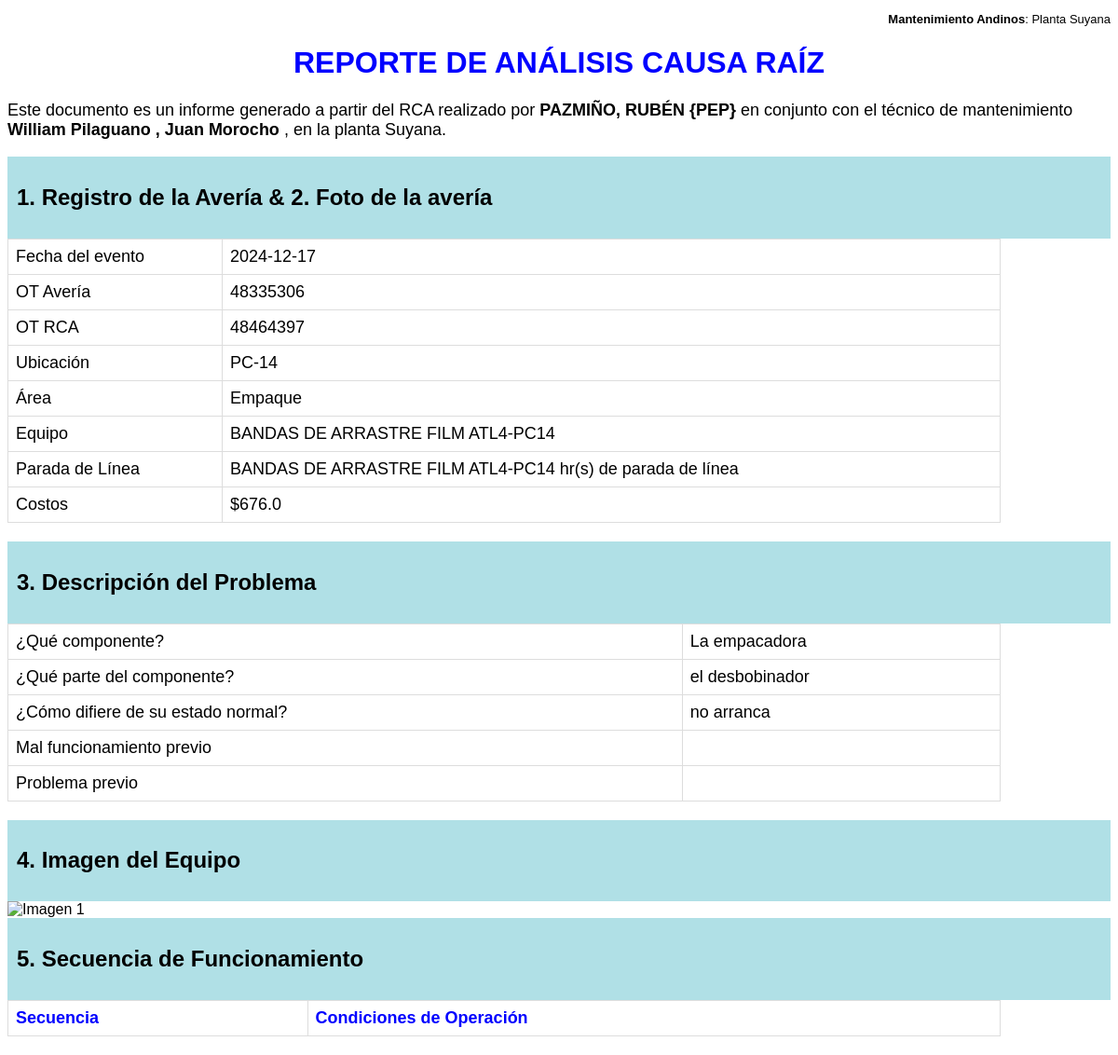
The app's page /bibliotecaPlantaRCA/reporte/55 (signed in) with its own data.
### tables this page shows
CREATE TABLE evento (
    ID INTEGER PRIMARY KEY AUTOINCREMENT,
    Categoria TEXT,
    Fecha_Evento DATE,
    OT_Averia TEXT,
    OT_RCA TEXT,
    Planta TEXT,
    Linea_Produccion TEXT,
    Area_Empresa TEXT,
    Cod_SAP TEXT,
    Nombre_Equipo_SAP TEXT,
    Causa_RCA TEXT,
    Costos REAL,
    Tiempo_Total REAL,
    MTBF REAL,
    MTTR REAL,
    Tecnico TEXT,
    Representante_Mantenimiento TEXT,
    Representante_SASS TEXT,
    Representante_Calidad TEXT,
    Representante_Produccion TEXT,
    Terminado BOOLEAN,
    Aprobado BOOLEAN,
    Aprobado_Regional TEXT,
    Aproador_Local TEXT,
    Autor TEXT
, Titulo INTEGER, Calificacion INTEGER NOT NULL DEFAULT 0, Aprobador_Regional TEXT);

CREATE TABLE "problema" (
    ID INTEGER PRIMARY KEY AUTOINCREMENT,
    Componente TEXT,
    Parte_de_Componente TEXT,
    Difiere_estado_normal TEXT,
    Problema_repetitivo BOOLEAN,
    Problema_previo BOOLEAN,
    Detalles_Problema_repetitivo TEXT,
    Detalles_Problema_Previo TEXT,
    Autor TEXT,
    Evento INTEGER,
    FOREIGN KEY (Evento) REFERENCES evento(ID) ON DELETE CASCADE
);

### bibliotecaPlanta_routes.py (the view)
@bibliotecaPlanta_routes.route('/reporte/<int:index>')
@login_required
def reporte(index):
    initialize_data()
    if not cargarDatoID("evento", "ID", index):
        print("No se encontró el evento.")
        return redirect(url_for("bibliotecaPlanta.bibliotecaPlanta"))
    session['evento']['ID'] = index
    print(session['evento'])
    if not cargarDatoID("problema", "Evento", index):
        print("No se encontró el problema relacionado.")
        session['problema'] = {}  # Vaciar problema en sesión
    if not cargarDatoID("fenomeno", "Evento", index):
        print("No se encontró el fenomeno relacionado.")
        session['fenomeno'] = {}
    if not cargarDatoID("equipo", "Evento", index):
        print("No se encontró el equipo relacionado.")
        session['equipo'] = {}
    if not cargarDatoID("cincoporque", "Evento", index):
        print("No se encontró el cincoporque relacionado.")
        session['cincoporque'] = {}
    if not cargarDatosLista("condiciones", "Evento", index):
        print("No se encontró las condiciones relacionado.")
        session['condiciones'] = []
    if not cargarDatosLista("secuencia", "Evento", index):
        print("No se encontró la secuencia relacionado.")
        session['secuencia'] = []
    if not cargarDatosLista("contramedidas", "Evento", index):
        print("No se encontró las constramedidas relacionado.")
        session['contramedidas'] = []
    if not cargarDatosLista("imagen_averia", "Evento", index):
        print("No se encontró las imagen de avería relacionada.")
        session['imagen_averia'] = []
    return render_template("Impresion.html", session=session)

### bibliotecaPlanta_routes.py (called while the page is built)
def initialize_data():
    if 'bibliotecaPlanta' not in session:
        session['bibliotecaPlanta'] = {}
    if 'evento' not in session:
        session['evento'] = {}
    if 'equipo' not in session:
        session['equipo'] = {}
    if 'secuencias' not in session:
        session['secuencias'] = []
    if 'condiciones' not in session:
        session['condiciones'] = []
    if 'problema' not in session:
        session['problema'] = {}
    if 'fenomeno' not in session:
        session['fenomeno'] = {}
    if 'cincoporque' not in session:
        session['cincoporque'] = {}
    if 'contramedidas' not in session:
        session['contramedidas'] = []
    if 'imagen_averia' not in session:
        session['imagen_averia']=[]

### login_routes.py (called while the page is built)
@login_manager.user_loader
def load_user(username):
    conn = sqlite3.connect(db_path)
    cursor = conn.cursor()
    query = "SELECT * FROM usuarios WHERE username = ?"
    cursor.execute(query, (username,))
    row = cursor.fetchone()  # Obtiene una única fila
    conn.close()
    if row:
        user = User(
            username=row[1],
            position=row[6],
            country=row[7],
            plant=row[8],
            first_name=row[4],
            last_name=row[5],
            sap_position=row[10],
            email=row[3],
            pending_approval=bool(row[11])
        )
        return user
    return None

### manejoBasesSQL.py (called while the page is built)
def cargarDatoID(base, columna_id, valor_id):
    conn = sqlite3.connect(db_path)
    cursor = conn.cursor()
    query = f"SELECT * FROM {base} WHERE {columna_id} = ?"
    cursor.execute(query, (valor_id,))
    row = cursor.fetchone()
    if not row:
        conn.close()
        return False  # No se encontró la fila
    column_query = f"PRAGMA table_info({base})"
    cursor.execute(column_query)
    columns = [col[1] for col in cursor.fetchall()]  # Extraer nombres de columnas
    session[base] = {columns[i]: row[i] for i in range(len(columns))}
    conn.close()
    return True  # Los datos se cargaron correctamente

### templates/Impresion.html (shortened to what this page needs)
<!DOCTYPE html>
<html lang="es">
<head>
</head>
<body>
    <p class="header"><b>Mantenimiento Andinos</b>: Planta {{ session['evento']['Planta'] }}</p>
    <h1 class="title">REPORTE DE ANÁLISIS CAUSA RAÍZ</h1>
    <p style="font-size: 18px;">
        Este documento es un informe generado a partir del RCA realizado por
        <b>{{ session['evento']['Autor'] }}</b>
        {% if session['evento']['Autor'] == session['evento']['Tecnico'] %}
            , técnico de mantenimiento de la planta {{ session['evento']['Planta'] }}.
        {% else %}
            en conjunto con el técnico de mantenimiento <b>{{ session['evento']['Tecnico'] }}</b>, en la planta {{session['evento']['Planta'] }}.
        {% endif %}
    </p>
    <div class="section-title">
        <h2>1. Registro de la Avería & 2. Foto de la avería</h2>
    </div>
    <table>
        <tr><td>Fecha del evento</td><td>{{ session['evento']['Fecha_Evento'] }}</td></tr>
        <tr><td>OT Avería</td><td>{{ session['evento']['OT_Averia'] }}</td></tr>
        <tr><td>OT RCA</td><td>{{ session['evento']['OT_RCA']}}</td></tr>
        <tr><td>Ubicación</td><td>{{ session['evento']['Linea_Produccion'] }}</td></tr>
        <tr><td>Área</td><td>{{ session['evento']['Area_Empresa'] }}</td></tr>
        <tr><td>Equipo</td><td>{{ session['evento']['Nombre_Equipo_SAP'] }}</td></tr>
        <tr><td>Parada de Línea</td><td>{{ session['evento']['Nombre_Equipo_SAP'] }} hr(s) de parada de línea</td></tr>
        {% if session['evento']['Costos']|int > 0 %}
        <tr><td>Costos</td><td>${{ session['evento']['Costos'] }}</td></tr>
        {% endif %}
    </table>
    <div class="section-title">
        <h2>3. Descripción del Problema</h2>
    </div>
    <table>
        <tr><td>¿Qué componente?</td><td>{{ session['problema']['Componente'] }}</td></tr>
        <tr><td>¿Qué parte del componente?</td><td>{{ session['problema']['Parte_de_Componente'] }}</td></tr>
        <tr><td>¿Cómo difiere de su estado normal?</td><td>{{ session['problema']['Difiere_estado_normal'] }}</td></tr>
        {% if session['problema']['Problema_previo'] %}
        <tr><td>Mal funcionamiento previo</td><td>{{ session['problema']['Detalles_Problema_Previo'] }}</td></tr>
        {% endif %}
        {% if session['problema']['Problema_repetitivo'] %}
        <tr><td>Problema previo</td><td>{{ session['problema']['Detalles_Problema_repetitivo'] }}</td></tr>
        {% endif %}
    </table>
    <div class="section-title">
        <h2>4. Imagen del Equipo</h2>
    </div>
    <img src="{{session['problema']['Imagen_de_Averia']}}" alt="Imagen 1">
    <div class="section-title">
        <h2>5. Secuencia de Funcionamiento</h2>
    </div>
    <table>
        <tr>
            <th>Secuencia</th>
            <th>Condiciones de Operación</th>
        </tr>
    </table>
</body>
</html>

### templates/Impresion.html (style rules this page uses)
body { font-family: Arial, sans-serif; }
.header { text-align: right; font-size: 13px; }
.title { text-align: center; color: blue; }
.section-title { background-color: powderblue; padding: 10px; }
table { width: 90%; border-collapse: collapse; margin-bottom: 20px; }
th, td { font-size: 18px; text-align: left; padding: 8px; border: 1px solid #ddd; }
th { color: blue; }

### records on screen
evento: evento.Planta "Suyana", evento.Autor "PAZMIÑO, RUBÉN {PEP}", evento.Tecnico "William Pilaguano , Juan Morocho", evento.Fecha_Evento "2024-12-17", evento.OT_Averia "48335306", evento.OT_RCA "48464397", evento.Linea_Produccion "PC-14", evento.Area_Empresa "Empaque", evento.Nombre_Equipo_SAP "BANDAS DE ARRASTRE FILM ATL4-PC14", evento.Costos "676.0"
problema: problema.Componente "La empacadora", problema.Parte_de_Componente "el desbobinador", problema.Difiere_estado_normal "no arranca"
